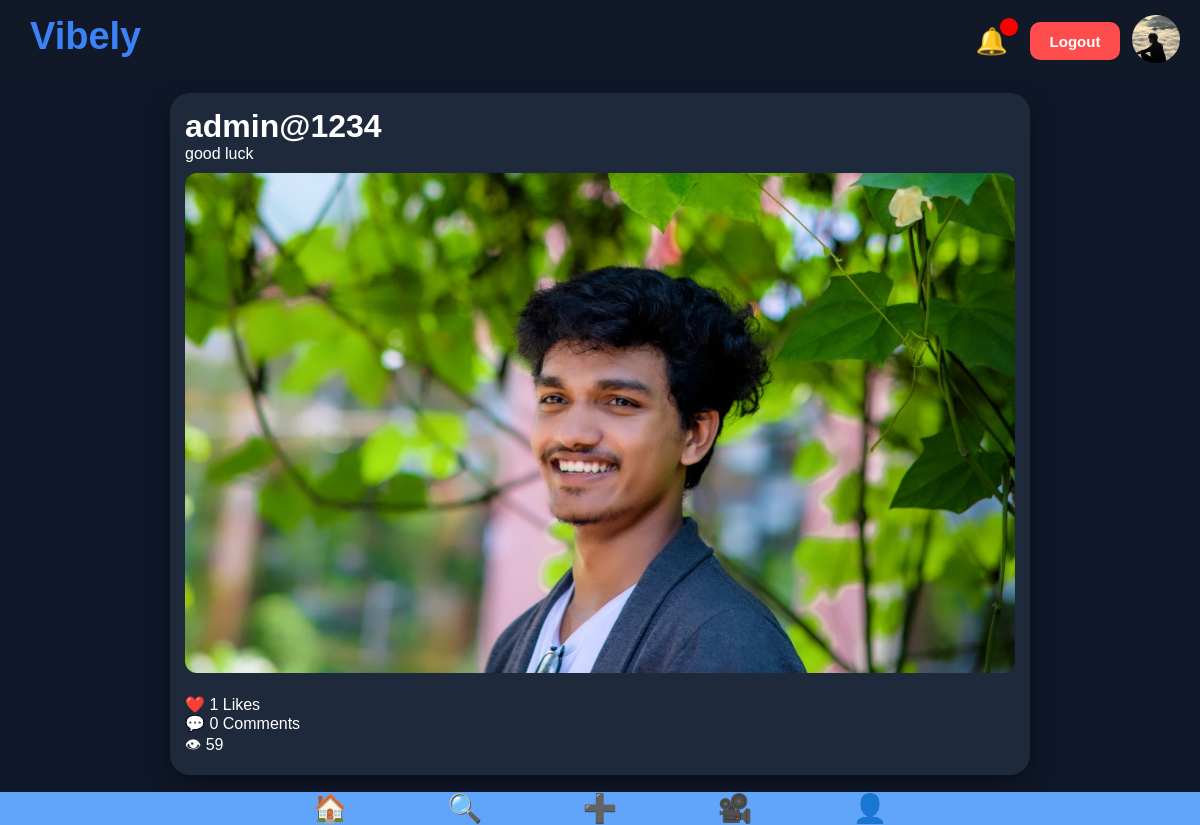
The page /post/7/ (signed in) on the database as committed earlier.
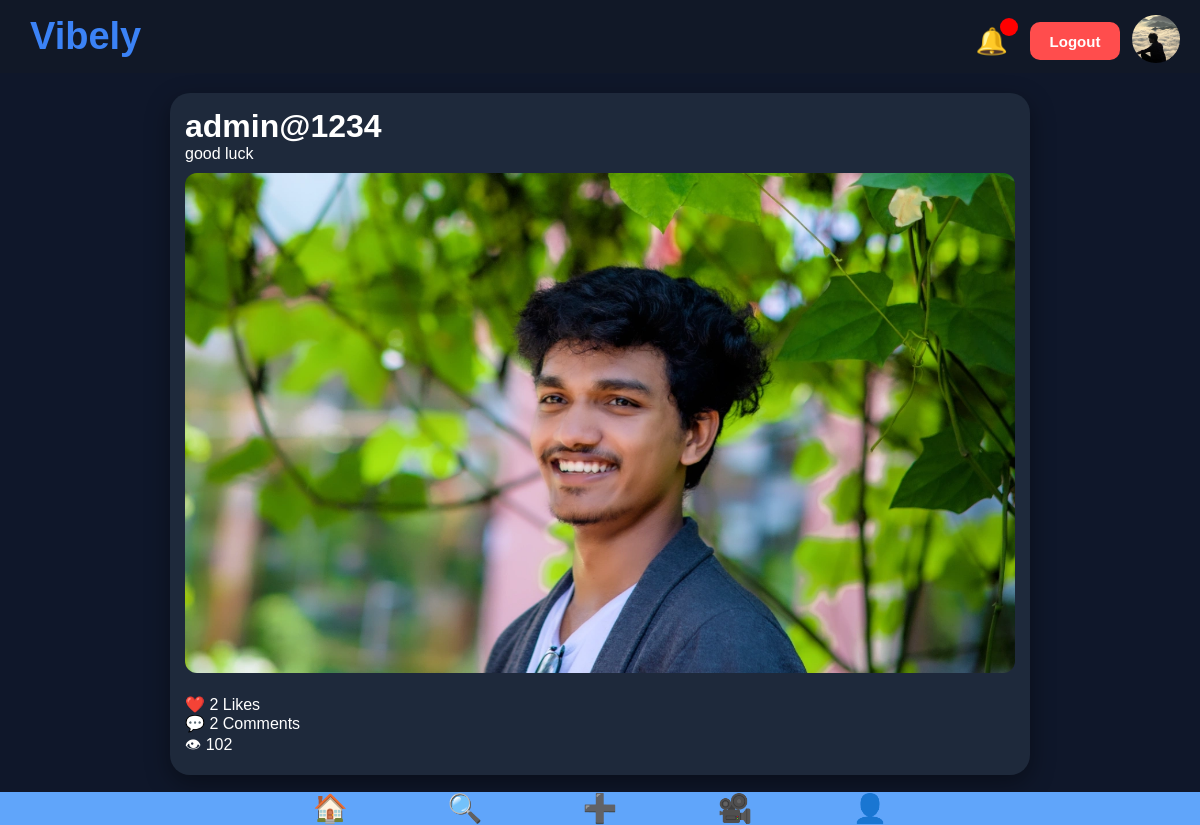
The same page on the database as committed later.
### accounts/models.py (models this page shows, shortened)
class Profile(models.Model):
    user = models.OneToOneField(User, on_delete=models.CASCADE)
    bio = models.TextField(blank=True)
    location = models.CharField(
        max_length=100,
        blank=True
    )
    website = models.URLField(
        blank=True
    )
    profile_picture = models.ImageField(
    upload_to='profile_pictures/',
    default='default.jpg'
)
    cover_photo = models.ImageField(
    upload_to='cover_photos/',
    blank=True,
    null=True
)
    from django.contrib.auth.models import User

### posts/models.py (models this page shows, shortened)
class Post(models.Model):
    user = models.ForeignKey(
        User,
        on_delete=models.CASCADE
    )
    caption = models.TextField()
    category = models.CharField(
        max_length=20,
        choices=CATEGORY_CHOICES
    )
    media = models.FileField(
        upload_to='posts/',
        blank=True,
        null=True
    )
    created_at = models.DateTimeField(
        auto_now_add=True
    )
    views = models.IntegerField(
        default=0
    )

### posts/views.py (the view)
def post_detail(request, post_id):
    post = get_object_or_404(
        Post,
        id=post_id
    )
    return render(
        request,
        'posts/post_detail.html',
        {'post': post}
    )

### templates/posts/post_detail.html (shortened to what this page needs)
{% extends 'base.html' %}
{% block content %}
<div class="post-card">
    <h2>{{ post.user.username }}</h2>
    <p>{{ post.caption }}</p>
    {% if post.media %}
        {% if ".mp4" in post.media.url %}
            <video width="100%" controls>
                <source src="{{ post.media.url }}">
            </video>
        {% else %}
            <img
                src="{{ post.media.url }}"
                width="100%">
        {% endif %}
    {% endif %}
    <br><br>
    ❤️ {{ post.like_set.count }} Likes
    <br>
    💬 {{ post.comment_set.count }} Comments
    <br>
    👁 {{ post.views }}
</div>
{% endblock %}

### templates/base.html (shortened to what this page needs)
{% load static %}
<!DOCTYPE html>
<html>
<head>
    <link rel="stylesheet"
          href="{% static 'css/style.css' %}">
          {% load static %}
</head>
<body>
<nav class="top-nav">
    <div class="logo">
        Vibely
    </div>
 {% if user.is_authenticated %}
<div class="top-right-section">
<a href="/notifications/"
   class="notification-btn">
    🔔
    <span
        class="notification-count"
        id="notification-count">
    </span>
</a>
    <a href="/logout/" class="logout-btn">
        Logout
    </a>
    <a href="/profile/">
        <img
            src="{{ user.profile.profile_picture.url }}"
            class="nav-profile-pic">
    </a>
</div>
{% endif %}
</nav>
<div class="container">
    {% block content %}
    {% endblock %}
</div>
<div class="bottom-nav">
    <a href="/">🏠</a>
    <a href="/search/">🔍</a>
    <a href="#" onclick="openUploadMenu()">
        ➕
    </a>
    <a href="/reels/">🎥</a>
    <a href="/profile/">👤</a>
</div>
</body>
</html>

### static/css/style.css (style rules this page uses)
* { margin:0; padding:0; box-sizing:border-box; font-family:Arial,sans-serif; }
body { background:#0f172a; color:white; font-family:Arial, sans-serif; margin:0; padding:0; }
a { text-decoration:none; color:#60a5fa; }
nav { background: #111827; color:white; display:flex; justify-content:space-between; align-items:center; padding:15px 50px; }
.logo { font-size:28px; color:#22c55e; font-weight:bold; }
.container { width:100%; max-width:1200px; margin:auto; padding:0 20px; }
body { background:#0f172a; color:rgb(0, 0, 0); }
.post-card { background:#1e293b; border-radius:20px; overflow:hidden; margin-bottom:30px; }
.post-card img { width:100%; border-radius:10px; margin-top:10px; }
.container { max-width:700px; margin:30px auto; }
.post-card video, .post-card img { width:100%; max-height:450px; object-fit:cover; }
.logo { font-size:28px; font-weight:bold; color:#8b5cf6; }
.container { max-width:650px; margin:auto; padding:20px; }
body { background:#0f172a; color:white; margin:0; font-family:Arial,sans-serif; }
nav { background:#111827; padding:18px 40px; display:flex; justify-content:space-between; align-items:center; }
.logo { font-size:32px; font-weight:bold; color:#3b82f6; }
.container { width:100%; max-width:900px; margin:auto; padding:20px; }
body { background:#0f172a; color:#ffffff; font-family:Arial, sans-serif; margin:0; padding:0; }
nav { background:#111827; padding:18px 40px; display:flex; justify-content:space-between; align-items:center; top:0; z-index:1000; }
.logo { font-size:38px; font-weight:800; color:#3b82f6; }
h2 { font-size:32px; }
.post-card { background:#1e293b; border-radius:20px; overflow:hidden; margin-bottom:30px; box-shadow:0 8px 25px rgba(0,0,0,0.4); padding:15px; }
.post-card img, .post-card video { width:100%; max-height:500px; object-fit:cover; border-radius:12px; }
.post-card { transition:0.3s; }
.top-nav { display:flex; justify-content:space-between; align-items:center; padding:15px 30px; }
.nav-profile-pic { width:45px; height:45px; border-radius:50%; object-fit:cover; }
.bottom-nav { display:flex; justify-content:center; align-items:center; background-color: #60a5fa; gap:100px; background-size: 110px; position:fixed; bottom:0; width:100%; }
.bottom-nav a { color:white; text-decoration:none; font-size:28px; }
* { scrollbar-width:none; }
.top-right-section { position:absolute; top:15px; right:20px; display:flex; align-items:center; gap:12px; }
.logout-btn { display:flex; align-items:center; justify-content:center; width:90px; height:38px; background:#ff4d4d; color:white; text-decoration:none; font-weight:bold; font-size:15px; border-radius:10px; transition:0.3s; }
.nav-profile-pic { width:48px; height:48px; border-radius:50%; object-fit:cover; }
.notification-btn { font-size:26px; text-decoration:none; color:white; margin-right:10px; }
.notification-btn { position:relative; font-size:26px; text-decoration:none; color:white; }
.notification-count { position:absolute; top:-8px; right:-10px; background:red; color:white; width:18px; height:18px; border-radius:50%; font-size:12px; display:flex; align-items:center; justify-content:center; }

Rows that differ between the two databases and show on the page:
changed Post "good luck": like_set.count "1" → "2"; comment_set.count "0" → "2"; views "59" → "102"
